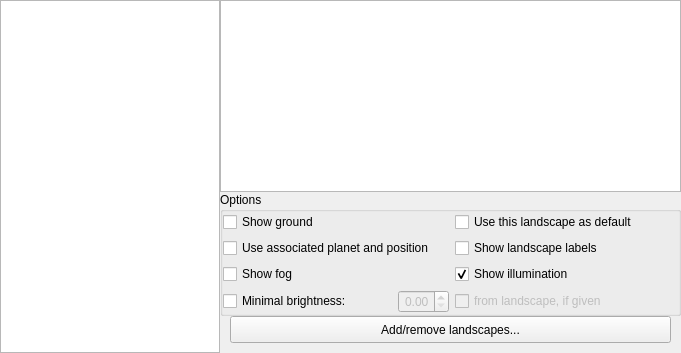
        <widget class="QWidget" name="page_landscape">
         <layout class="QGridLayout" name="gridLayout_3">
          <property name="leftMargin">
           <number>0</number>
          </property>
          <property name="topMargin">
           <number>0</number>
          </property>
          <property name="rightMargin">
           <number>0</number>
          </property>
          <property name="bottomMargin">
           <number>0</number>
          </property>
          <property name="spacing">
           <number>0</number>
          </property>
          <item row="0" column="0" rowspan="4">
           <widget class="QListWidget" name="landscapesListWidget">
            <property name="sizePolicy">
             <sizepolicy hsizetype="Preferred" vsizetype="Expanding">
              <horstretch>0</horstretch>
              <verstretch>0</verstretch>
             </sizepolicy>
            </property>
            <property name="minimumSize">
             <size>
              <width>220</width>
              <height>0</height>
             </size>
            </property>
            <property name="maximumSize">
             <size>
              <width>120</width>
              <height>16777215</height>
             </size>
            </property>
            <property name="focusPolicy">
             <enum>Qt::NoFocus</enum>
            </property>
            <property name="horizontalScrollBarPolicy">
             <enum>Qt::ScrollBarAlwaysOff</enum>
            </property>
           </widget>
          </item>
          <item row="0" column="1">
           <widget class="QTextBrowser" name="landscapeTextBrowser">
            <property name="enabled">
             <bool>true</bool>
            </property>
            <property name="sizePolicy">
             <sizepolicy hsizetype="Expanding" vsizetype="Expanding">
              <horstretch>0</horstretch>
              <verstretch>0</verstretch>
             </sizepolicy>
            </property>
            <property name="font">
             <font>
              <pointsize>10</pointsize>
             </font>
            </property>
            <property name="frameShape">
             <enum>QFrame::StyledPanel</enum>
            </property>
            <property name="lineWidth">
             <number>1</number>
            </property>
            <property name="verticalScrollBarPolicy">
             <enum>Qt::ScrollBarAsNeeded</enum>
            </property>
            <property name="horizontalScrollBarPolicy">
             <enum>Qt::ScrollBarAlwaysOff</enum>
            </property>
            <property name="openExternalLinks">
             <bool>true</bool>
            </property>
           </widget>
          </item>
          <item row="1" column="1">
           <widget class="QGroupBox" name="landscapeOptionsGroupBox">
            <property name="sizePolicy">
             <sizepolicy hsizetype="Preferred" vsizetype="Minimum">
              <horstretch>0</horstretch>
              <verstretch>0</verstretch>
             </sizepolicy>
            </property>
            <property name="title">
             <string>Options</string>
            </property>
            <property name="checkable">
             <bool>false</bool>
            </property>
            <layout class="QGridLayout" name="gridLayout_7">
             <property name="leftMargin">
              <number>0</number>
             </property>
             <property name="topMargin">
              <number>0</number>
             </property>
             <property name="rightMargin">
              <number>0</number>
             </property>
             <property name="bottomMargin">
              <number>0</number>
             </property>
             <item row="2" column="0">
              <widget class="QCheckBox" name="landscapePositionCheckBox">
               <property name="text">
                <string>Use associated planet and position</string>
               </property>
              </widget>
             </item>
             <item row="0" column="1">
              <widget class="QCheckBox" name="useAsDefaultLandscapeCheckBox">
               <property name="text">
                <string>Use this landscape as default</string>
               </property>
              </widget>
             </item>
             <item row="3" column="0">
              <widget class="QCheckBox" name="showFogCheckBox">
               <property name="text">
                <string>Show fog</string>
               </property>
              </widget>
             </item>
             <item row="0" column="0">
              <widget class="QCheckBox" name="showGroundCheckBox">
               <property name="text">
                <string>Show ground</string>
               </property>
              </widget>
             </item>
             <item row="4" column="0">
              <layout class="QHBoxLayout" name="horizontalLayout_11">
               <item>
                <widget class="QCheckBox" name="landscapeBrightnessCheckBox">
                 <property name="toolTip">
                  <string>Use minimal brightness to leave landscape visible also in darkness</string>
                 </property>
                 <property name="text">
                  <string>Minimal brightness:</string>
                 </property>
                </widget>
               </item>
               <item>
                <spacer name="horizontalSpacer_17">
                 <property name="orientation">
                  <enum>Qt::Horizontal</enum>
                 </property>
                 <property name="sizeHint" stdset="0">
                  <size>
                   <width>40</width>
                   <height>20</height>
                  </size>
                 </property>
                </spacer>
               </item>
               <item>
                <widget class="QDoubleSpinBox" name="landscapeBrightnessSpinBox">
                 <property name="enabled">
                  <bool>false</bool>
                 </property>
                 <property name="toolTip">
                  <string>Value range 0..1 (landscape is black at night - landscape is fully bright)</string>
                 </property>
                 <property name="alignment">
                  <set>Qt::AlignRight|Qt::AlignTrailing|Qt::AlignVCenter</set>
                 </property>
                 <property name="maximum">
                  <double>1.000000000000000</double>
                 </property>
                 <property name="singleStep">
                  <double>0.010000000000000</double>
                 </property>
                </widget>
               </item>
              </layout>
             </item>
             <item row="4" column="1">
              <widget class="QCheckBox" name="localLandscapeBrightnessCheckBox">
               <property name="enabled">
                <bool>false</bool>
               </property>
               <property name="toolTip">
                <string>Use minimal brightness as may be specified in landscape.ini</string>
               </property>
               <property name="text">
                <string>from landscape, if given</string>
               </property>
              </widget>
             </item>
             <item row="3" column="1">
              <widget class="QCheckBox" name="landscapeIlluminationCheckBox">
               <property name="toolTip">
                <string>Show illumination layer (bright windows, light pollution, etc.)</string>
               </property>
               <property name="text">
                <string>Show illumination </string>
               </property>
               <property name="checked">
                <bool>true</bool>
               </property>
              </widget>
             </item>
             <item row="2" column="1">
              <widget class="QCheckBox" name="landscapeLabelsCheckBox">
               <property name="text">
                <string>Show landscape labels</string>
               </property>
              </widget>
             </item>
             <item row="0" column="2">
              <spacer name="horizontalSpacer_18">
               <property name="orientation">
                <enum>Qt::Horizontal</enum>
               </property>
               <property name="sizeHint" stdset="0">
                <size>
                 <width>40</width>
                 <height>20</height>
                </size>
               </property>
              </spacer>
             </item>
            </layout>
           </widget>
          </item>
          <item row="2" column="1">
           <widget class="QPushButton" name="pushButtonAddRemoveLandscapes">
            <property name="minimumSize">
             <size>
              <width>0</width>
              <height>37</height>
             </size>
            </property>
            <property name="styleSheet">
             <string notr="true">margin-left: 10px; margin-right: 10px; margin-bottom:10px;</string>
            </property>
            <property name="text">
             <string>Add/remove landscapes...</string>
            </property>
           </widget>
          </item>
         </layout>
        </widget>
